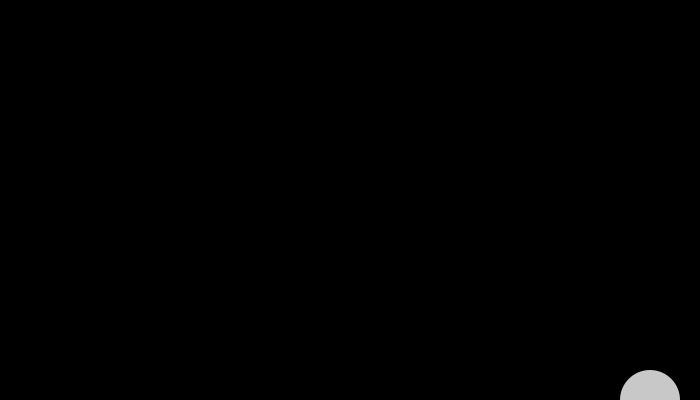
Frame 1 (no input)
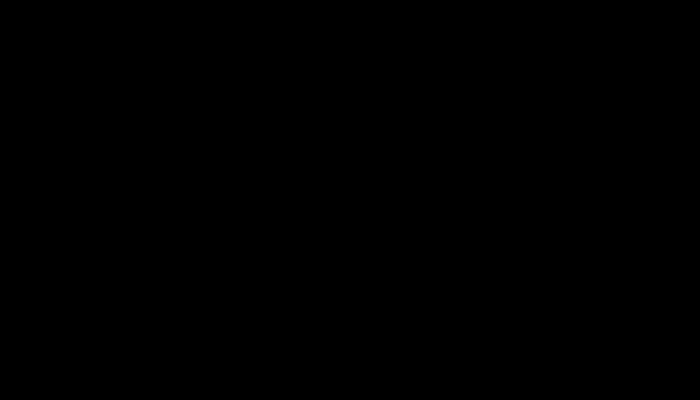
Frame 60 (the mouse pressed at the canvas centre just before this capture)
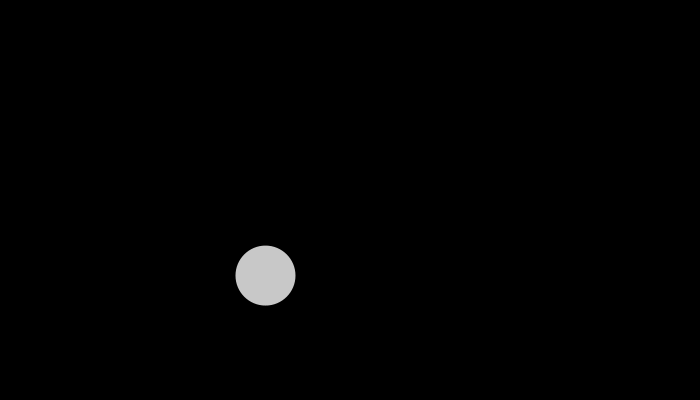
Frame 120 (the mouse held since frame 60 and released just before this capture)

The Processing sketch that drew these frames (run headless with seeded random() and noise(); from frame 60 on, the mouse is pressed at the canvas centre):

// Processing sketch: processing_36334
// ── processing_36334.pde

// some code was use it the standard example
 
float r;

float theta;
float theta_vel;
float theta_acc;

void setup() {
  size(700, 400);
  frameRate(30);
  smooth();
  
  r = 100;
  theta = 0;
  theta_vel = 0;
  theta_acc = 0.001;
}

void draw() {
  background(0);
  fill(0,1);
    rect (width/2, height/2,width,height);
  translate(width/2, height/2);

  float x = r * cos(theta);
  float y = r * sin(theta);
  
  noStroke();
  fill(200);
  ellipse(200-mouseX+x,200-mouseY+ y, 60, 60);
  

  theta_vel += theta_acc;
  theta += theta_vel;

}
